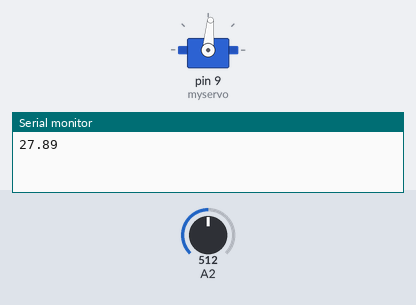
Recording of a sketch running on a simulated Arduino Uno, built with avr-gcc and run on an emulated ATmega328P. Parts: servo, the last lines printed to the serial monitor. The test bench sets the inputs (shaded band); at power-on: A2 = 512.

Above: at 1.2 s.
1.3 s: A2 set to 716
4.1 s: A2 set to 900
At 5.2 s:
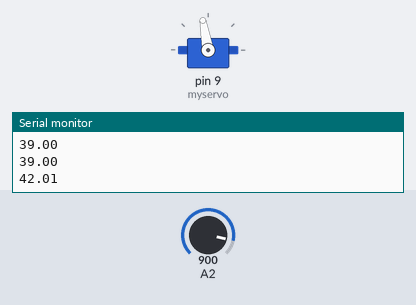
Timing chart, 0 to 7.1 s (numbered marks = the images above; inputs shaded):
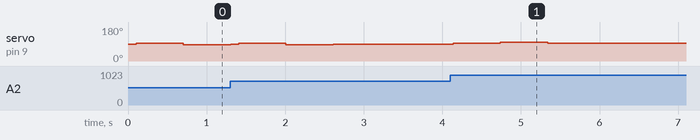

Measured:
- after the input at 4.1 s, servo on pin 9 (myservo): 90° → 95° at once, → 100° 0.60 s later, → 95° 0.60 s later

The sketch:

Arduino_End.ino
```cpp
#include <Servo.h>

Servo myservo;
#define NUM_SAMPLES 2000 //Num of samples (1 Hz)

int sum = 0;
unsigned char sample_count = 0;
float voltage = 0.0;

float approx_best_v = 0.0;
bool goUp = true;
int servo_pos = 90;

void setup()
{
    Serial.begin(9600);
    myservo.attach(9);//connect pin 9 with the control line(the middle line of Servo)
    myservo.write(servo_pos);// move servos to center position -> 90°
}

void printFloat(float value, int places) {
  // this is used to cast digits
  int digit;
  float tens = 0.1;
  int tenscount = 0;
  int i;
  float tempfloat = value;

    // make sure we round properly. this could use pow from <math.h>, but doesn't seem worth the import
  // if this rounding step isn't here, the value  54.321 prints as 54.3209

  // calculate rounding term d:   0.5/pow(10,places)
  float d = 0.5;
  if (value < 0)
    d *= -1.0;
  // divide by ten for each decimal place
  for (i = 0; i < places; i++)
    d/= 10.0;
  // this small addition, combined with truncation will round our values properly
  tempfloat +=  d;

  // first get value tens to be the large power of ten less than value
  // tenscount isn't necessary but it would be useful if you wanted to know after this how many chars the number will take

  if (value < 0)
    tempfloat *= -1.0;
  while ((tens * 10.0) <= tempfloat) {
    tens *= 10.0;
    tenscount += 1;
  }


  // write out the negative if needed
  if (value < 0)
    Serial.print('-');

  if (tenscount == 0)
    Serial.print(0, DEC);

  for (i=0; i< tenscount; i++) {
    digit = (int) (tempfloat/tens);
    Serial.print(digit, DEC);
    tempfloat = tempfloat - ((float)digit * tens);
    tens /= 10.0;
  }

  // if no places after decimal, stop now and return
  if (places <= 0)
    return;

  // otherwise, write the point and continue on
  Serial.print('.');

  // now write out each decimal place by shifting digits one by one into the ones place and writing the truncated value
  for (i = 0; i < places; i++) {
    tempfloat *= 10.0;
    digit = (int) tempfloat;
    Serial.print(digit,DEC);
    // once written, subtract off that digit
    tempfloat = tempfloat - (float) digit;
  }
}

float getVoltage(){

    sample_count = 0;
    sum = 0;

    while (sample_count < 10) {
        sum += analogRead(A2);
        sample_count++;
        delay(10);
    }

    float retval = ((float)sum / (float)10 * 5.015) / 1024.0;

    sample_count = 0;
    sum = 0;

    return retval * 11.123;
}

void loop()
{

    voltage = getVoltage();

    printFloat(voltage, 2);
    Serial.println("");

    //Initiate manual search
    if(voltage > (approx_best_v + .04) || voltage < (approx_best_v-.04)){

        approx_best_v = voltage;
        int iters = 0;

        while(!((servo_pos + 5) > 135)){
            servo_pos = servo_pos + 5;
            myservo.write(servo_pos);
            delay(500);
            voltage = getVoltage();
            if(voltage > (approx_best_v + .05)) {
                approx_best_v = voltage;
                iters++;
            }else{
                servo_pos -= 5;
                myservo.write(servo_pos);
                break;
            }
        }

        if(iters == 0) {
            while(!((servo_pos - 5) < 45)){
                servo_pos = servo_pos - 5;
                myservo.write(servo_pos);
                delay(500);
                voltage = getVoltage();
                if(voltage > (approx_best_v + .05)) {
                    approx_best_v = voltage;
                }else{
                    servo_pos += 5;
                    myservo.write(servo_pos);
                    break;
                }
            }
        }

      approx_best_v = voltage;
    }

    sample_count = 0;
    sum = 0;
}
```
